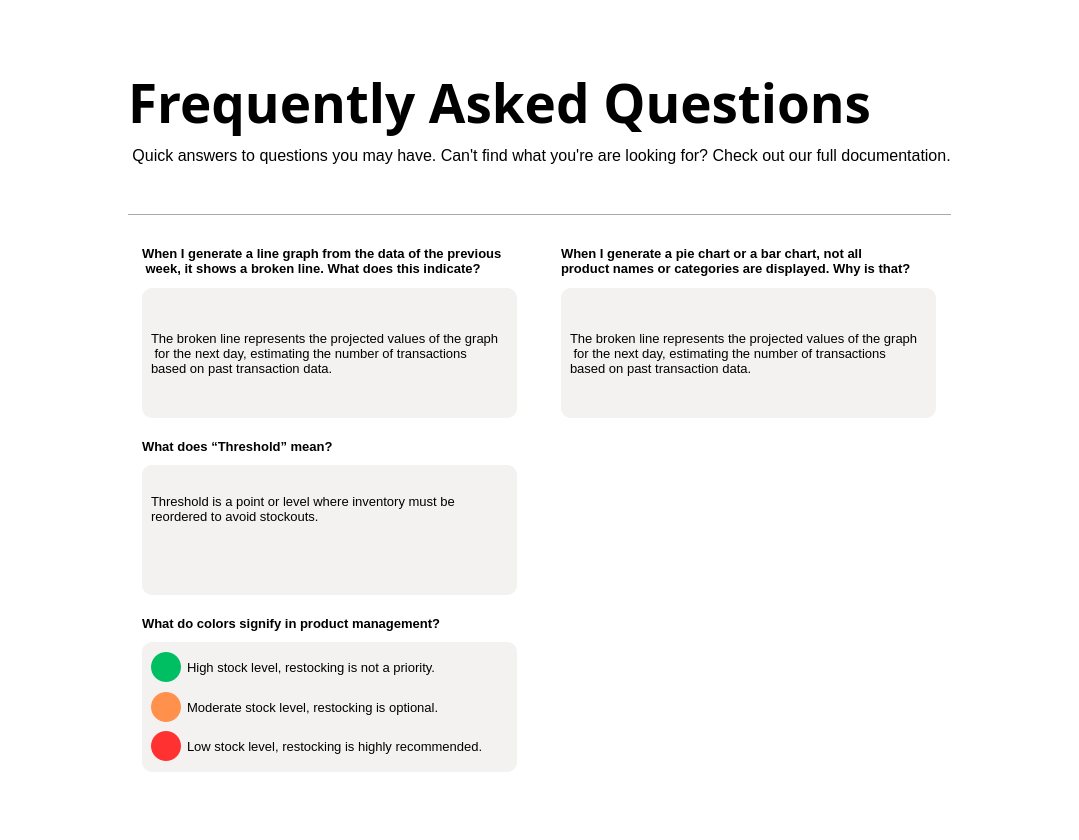
<?xml version="1.0" encoding="UTF-8"?>
<ui version="4.0">
 <class>Form</class>
 <widget class="QWidget" name="Form">
  <property name="geometry">
   <rect>
    <x>0</x>
    <y>0</y>
    <width>1079</width>
    <height>840</height>
   </rect>
  </property>
  <property name="windowTitle">
   <string>Form</string>
  </property>
  <property name="styleSheet">
   <string notr="true">background-color:#fff;</string>
  </property>
  <layout class="QGridLayout" name="gridLayout_10">
   <item row="0" column="0">
    <layout class="QVBoxLayout" name="verticalLayout_2">
     <item>
      <layout class="QVBoxLayout" name="verticalLayout">
       <property name="spacing">
        <number>5</number>
       </property>
       <property name="topMargin">
        <number>0</number>
       </property>
       <property name="bottomMargin">
        <number>40</number>
       </property>
       <item>
        <widget class="QLabel" name="label">
         <property name="maximumSize">
          <size>
           <width>16777215</width>
           <height>71</height>
          </size>
         </property>
         <property name="font">
          <font>
           <family>Segoe UI Semibold</family>
           <pointsize>40</pointsize>
           <weight>75</weight>
           <bold>true</bold>
          </font>
         </property>
         <property name="text">
          <string>Frequently Asked Questions</string>
         </property>
        </widget>
       </item>
       <item>
        <widget class="QLabel" name="label_2">
         <property name="maximumSize">
          <size>
           <width>16777215</width>
           <height>25</height>
          </size>
         </property>
         <property name="font">
          <font>
           <family>Segoe UI</family>
           <pointsize>12</pointsize>
           <weight>50</weight>
           <bold>false</bold>
          </font>
         </property>
         <property name="text">
          <string> Quick answers to questions you may have. Can't find what you're are looking for? Check out our full documentation.</string>
         </property>
        </widget>
       </item>
      </layout>
     </item>
     <item>
      <widget class="Line" name="line">
       <property name="orientation">
        <enum>Qt::Horizontal</enum>
       </property>
      </widget>
     </item>
     <item>
      <layout class="QGridLayout" name="gridLayout_9">
       <property name="topMargin">
        <number>20</number>
       </property>
       <property name="bottomMargin">
        <number>0</number>
       </property>
       <property name="horizontalSpacing">
        <number>30</number>
       </property>
       <property name="verticalSpacing">
        <number>20</number>
       </property>
       <item row="0" column="0">
        <layout class="QGridLayout" name="gridLayout_5">
         <property name="verticalSpacing">
          <number>10</number>
         </property>
         <item row="0" column="0">
          <widget class="QLabel" name="label_11">
           <property name="maximumSize">
            <size>
             <width>16777215</width>
             <height>35</height>
            </size>
           </property>
           <property name="font">
            <font>
             <family>Segoe UI</family>
             <pointsize>10</pointsize>
             <weight>75</weight>
             <bold>true</bold>
            </font>
           </property>
           <property name="text">
            <string>When I generate a line graph from the data of the previous
 week, it shows a broken line. What does this indicate?</string>
           </property>
          </widget>
         </item>
         <item row="1" column="0">
          <widget class="QWidget" name="widget_3" native="true">
           <property name="minimumSize">
            <size>
             <width>375</width>
             <height>130</height>
            </size>
           </property>
           <property name="maximumSize">
            <size>
             <width>375</width>
             <height>130</height>
            </size>
           </property>
           <property name="styleSheet">
            <string notr="true">background-color:#f3f2f0;
border:none;
border-radius: 10px;</string>
           </property>
           <layout class="QGridLayout" name="gridLayout_6">
            <item row="0" column="0">
             <layout class="QHBoxLayout" name="horizontalLayout_4">
              <item>
               <widget class="QLabel" name="label_13">
                <property name="font">
                 <font>
                  <family>Segoe UI</family>
                  <pointsize>10</pointsize>
                  <weight>50</weight>
                  <bold>false</bold>
                 </font>
                </property>
                <property name="text">
                 <string>The broken line represents the projected values of the graph
 for the next day, estimating the number of transactions 
based on past transaction data.</string>
                </property>
               </widget>
              </item>
             </layout>
            </item>
           </layout>
          </widget>
         </item>
        </layout>
       </item>
       <item row="0" column="1">
        <layout class="QGridLayout" name="gridLayout_7">
         <property name="verticalSpacing">
          <number>10</number>
         </property>
         <item row="1" column="0">
          <widget class="QWidget" name="widget_4" native="true">
           <property name="minimumSize">
            <size>
             <width>375</width>
             <height>130</height>
            </size>
           </property>
           <property name="maximumSize">
            <size>
             <width>375</width>
             <height>130</height>
            </size>
           </property>
           <property name="styleSheet">
            <string notr="true">background-color:#f3f2f0;
border:none;
border-radius: 10px;</string>
           </property>
           <layout class="QGridLayout" name="gridLayout_8">
            <item row="0" column="0">
             <layout class="QHBoxLayout" name="horizontalLayout_6">
              <item>
               <widget class="QLabel" name="label_15">
                <property name="font">
                 <font>
                  <family>Segoe UI</family>
                  <pointsize>10</pointsize>
                  <weight>50</weight>
                  <bold>false</bold>
                 </font>
                </property>
                <property name="text">
                 <string>The broken line represents the projected values of the graph
 for the next day, estimating the number of transactions 
based on past transaction data.</string>
                </property>
               </widget>
              </item>
             </layout>
            </item>
           </layout>
          </widget>
         </item>
         <item row="0" column="0">
          <widget class="QLabel" name="label_12">
           <property name="maximumSize">
            <size>
             <width>16777215</width>
             <height>35</height>
            </size>
           </property>
           <property name="font">
            <font>
             <family>Segoe UI</family>
             <pointsize>10</pointsize>
             <weight>75</weight>
             <bold>true</bold>
            </font>
           </property>
           <property name="text">
            <string>When I generate a pie chart or a bar chart, not all 
product names or categories are displayed. Why is that?</string>
           </property>
          </widget>
         </item>
        </layout>
       </item>
       <item row="1" column="0">
        <layout class="QGridLayout" name="gridLayout_3">
         <property name="verticalSpacing">
          <number>10</number>
         </property>
         <item row="0" column="0">
          <widget class="QLabel" name="label_10">
           <property name="maximumSize">
            <size>
             <width>16777215</width>
             <height>17</height>
            </size>
           </property>
           <property name="font">
            <font>
             <family>Segoe UI</family>
             <pointsize>10</pointsize>
             <weight>75</weight>
             <bold>true</bold>
            </font>
           </property>
           <property name="text">
            <string>What does “Threshold” mean?</string>
           </property>
          </widget>
         </item>
         <item row="1" column="0">
          <widget class="QWidget" name="widget_2" native="true">
           <property name="minimumSize">
            <size>
             <width>375</width>
             <height>130</height>
            </size>
           </property>
           <property name="maximumSize">
            <size>
             <width>375</width>
             <height>130</height>
            </size>
           </property>
           <property name="styleSheet">
            <string notr="true">background-color:#f3f2f0;
border:none;
border-radius: 10px;</string>
           </property>
           <layout class="QGridLayout" name="gridLayout_4">
            <property name="topMargin">
             <number>9</number>
            </property>
            <property name="bottomMargin">
             <number>50</number>
            </property>
            <property name="verticalSpacing">
             <number>0</number>
            </property>
            <item row="0" column="0">
             <layout class="QHBoxLayout" name="horizontalLayout_5">
              <item>
               <widget class="QLabel" name="label_14">
                <property name="maximumSize">
                 <size>
                  <width>16777215</width>
                  <height>30</height>
                 </size>
                </property>
                <property name="font">
                 <font>
                  <family>Segoe UI</family>
                  <pointsize>10</pointsize>
                  <weight>50</weight>
                  <bold>false</bold>
                 </font>
                </property>
                <property name="text">
                 <string>Threshold is a point or level where inventory must be
reordered to avoid stockouts.</string>
                </property>
               </widget>
              </item>
             </layout>
            </item>
           </layout>
          </widget>
         </item>
        </layout>
       </item>
       <item row="2" column="0">
        <layout class="QGridLayout" name="gridLayout_2">
         <property name="verticalSpacing">
          <number>10</number>
         </property>
         <item row="0" column="0">
          <widget class="QLabel" name="label_3">
           <property name="maximumSize">
            <size>
             <width>16777215</width>
             <height>17</height>
            </size>
           </property>
           <property name="font">
            <font>
             <family>Segoe UI</family>
             <pointsize>10</pointsize>
             <weight>75</weight>
             <bold>true</bold>
            </font>
           </property>
           <property name="text">
            <string>What do colors signify in product management?</string>
           </property>
          </widget>
         </item>
         <item row="1" column="0">
          <widget class="QWidget" name="widget" native="true">
           <property name="minimumSize">
            <size>
             <width>375</width>
             <height>130</height>
            </size>
           </property>
           <property name="maximumSize">
            <size>
             <width>375</width>
             <height>130</height>
            </size>
           </property>
           <property name="styleSheet">
            <string notr="true">background-color:#f3f2f0;
border:none;
border-radius: 10px;</string>
           </property>
           <layout class="QGridLayout" name="gridLayout">
            <item row="0" column="0">
             <layout class="QHBoxLayout" name="horizontalLayout">
              <item>
               <widget class="QLabel" name="label_4">
                <property name="minimumSize">
                 <size>
                  <width>30</width>
                  <height>30</height>
                 </size>
                </property>
                <property name="maximumSize">
                 <size>
                  <width>30</width>
                  <height>30</height>
                 </size>
                </property>
                <property name="styleSheet">
                 <string notr="true">border-radius:15px;
background-color:#00bf63;</string>
                </property>
                <property name="text">
                 <string/>
                </property>
               </widget>
              </item>
              <item>
               <widget class="QLabel" name="label_7">
                <property name="font">
                 <font>
                  <family>Segoe UI</family>
                  <pointsize>10</pointsize>
                  <weight>50</weight>
                  <bold>false</bold>
                 </font>
                </property>
                <property name="text">
                 <string>High stock level, restocking is not a priority.</string>
                </property>
               </widget>
              </item>
             </layout>
            </item>
            <item row="1" column="0">
             <layout class="QHBoxLayout" name="horizontalLayout_2">
              <item>
               <widget class="QLabel" name="label_5">
                <property name="minimumSize">
                 <size>
                  <width>30</width>
                  <height>30</height>
                 </size>
                </property>
                <property name="maximumSize">
                 <size>
                  <width>30</width>
                  <height>30</height>
                 </size>
                </property>
                <property name="styleSheet">
                 <string notr="true">border-radius:15px;
background-color:#ff914d;</string>
                </property>
                <property name="text">
                 <string/>
                </property>
               </widget>
              </item>
              <item>
               <widget class="QLabel" name="label_8">
                <property name="font">
                 <font>
                  <family>Segoe UI</family>
                  <pointsize>10</pointsize>
                  <weight>50</weight>
                  <bold>false</bold>
                 </font>
                </property>
                <property name="text">
                 <string>Moderate stock level, restocking is optional.</string>
                </property>
               </widget>
              </item>
             </layout>
            </item>
            <item row="2" column="0">
             <layout class="QHBoxLayout" name="horizontalLayout_3">
              <item>
               <widget class="QLabel" name="label_6">
                <property name="minimumSize">
                 <size>
                  <width>30</width>
                  <height>30</height>
                 </size>
                </property>
                <property name="maximumSize">
                 <size>
                  <width>30</width>
                  <height>30</height>
                 </size>
                </property>
                <property name="styleSheet">
                 <string notr="true">border-radius:15px;
background-color:#ff3131;</string>
                </property>
                <property name="text">
                 <string/>
                </property>
               </widget>
              </item>
              <item>
               <widget class="QLabel" name="label_9">
                <property name="font">
                 <font>
                  <family>Segoe UI</family>
                  <pointsize>10</pointsize>
                  <weight>50</weight>
                  <bold>false</bold>
                 </font>
                </property>
                <property name="text">
                 <string>Low stock level, restocking is highly recommended.</string>
                </property>
               </widget>
              </item>
             </layout>
            </item>
           </layout>
          </widget>
         </item>
        </layout>
       </item>
      </layout>
     </item>
    </layout>
   </item>
  </layout>
 </widget>
 <resources/>
 <connections/>
</ui>
